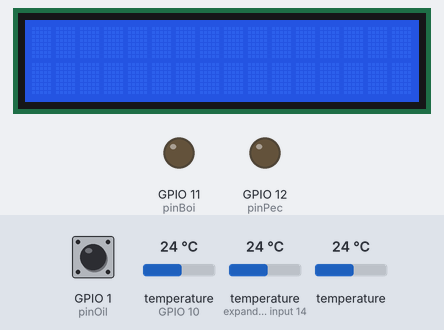
The sketch below on a simulated ESP32-S3. Shown: 16×2 character LCD, output pins drawn as LEDs (lit = HIGH). Inputs (shaded band) come from the test bench; at power-on: GPIO 1 (pinOil) HIGH, temperature (sensors on GPIO 10, expander input 14) 24 °C, temperature 24 °C. WiFi joins after 1.5 s; servers stay silent unless stated; what the sketch prints to the serial monitor is not drawn.

Above: at 2.7 s.
2.8 s: GPIO 1 (pinOil) pulled LOW for 3 s
At 5.5 s:
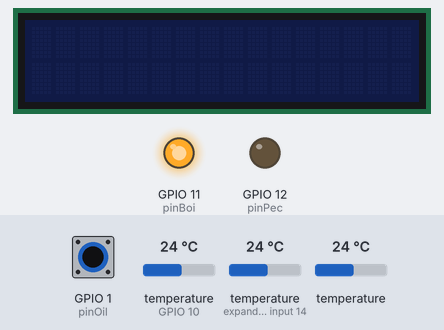
11.4 s: temperature (sensor on GPIO 10) set to 34.3 °C
16.7 s: temperature (sensor on GPIO 10) set to 35.6 °C
At 21.7 s:
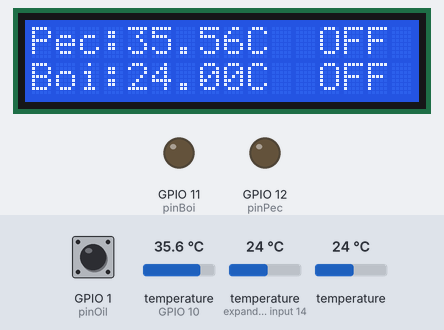
22.6 s: temperature (sensor on GPIO 10) set to 12 °C
At 27.6 s:
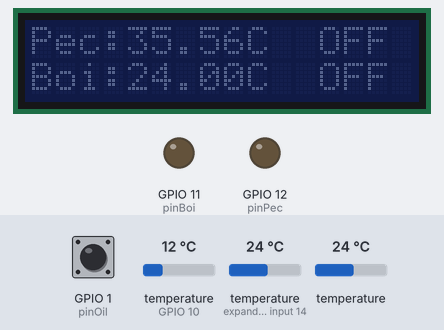
28.2 s: GPIO 1 (pinOil) pulled LOW for 3 s
At 33.6 s:
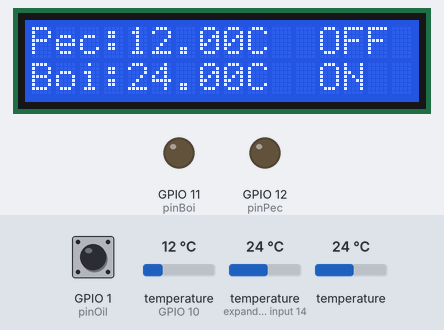
33.8 s: GPIO 1 (pinOil) pulled LOW for 3 s
At 36.6 s:
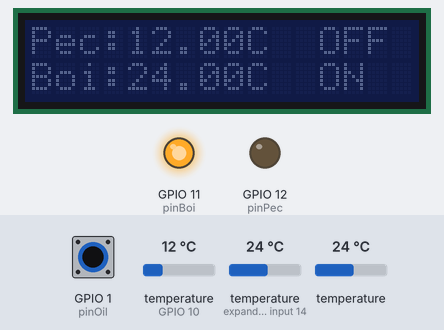
Timing chart, 0 to 40.3 s (numbered marks = the images above; inputs shaded):
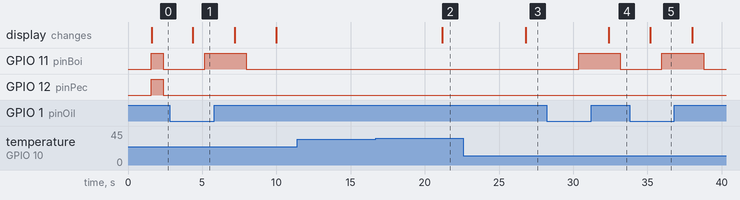

The sketch:

ogrevanje.ino
```cpp
  #include <LiquidCrystal.h>
  #include <DallasTemperature.h>
  #include <LiquidCrystal.h>
  #include <LiquidCrystal_I2C.h>
  #include <Wire.h>
  #include <OneWire.h>
  #include "connWifi.h"

///TODO https://www.arduino.cc/en/Tutorial/WiFiRTC

  #define pinOil 1
  #define pinSensors 10 //pin po katerem komunicirajo senzorji za temparaturo
  #define pinBoi 11
  #define pinPec 12
  #define debugMode true


  LiquidCrystal_I2C lcd(0x27, 16, 2);// lcd display 16*2 pikslov //0x27 je naslov kr so A0 A1 in A2 povezani
  //lcd A4 (SDA), A5 (SCL)
  /*-----( Declare objects )-----*/
  // Setup a oneWire instance to communicate with any OneWire devices
  // (not just Maxim/Dallas temperature ICs)
  OneWire oneWire(pinSensors);

  // Pass address of our oneWire instance to Dallas Temperature.
  DallasTemperature sensors(&oneWire);

  //naslovi da vsakic dobimo prave senzorje
  //https://www.hacktronics.com/Tutorials/arduino-1-wire-address-finder.html
  //rabim se tretjega
  DeviceAddress addrPec = { 0x28, 0xC2, 0x9B, 0x3E, 0x07, 0x00, 0x00, 0x0F }; // pec
  DeviceAddress addrBoi = { 0x28, 0x77, 0x56, 0x3F, 0x07, 0x00, 0x00, 0xA2 }; // bojler
  DeviceAddress addrRet = { 0x28, 0x16, 0xEA, 0x69, 0x0A, 0x00, 0x00, 0xF9 }; // cev povratna topla voda


  void setup() {
	if(debugMode){
		Serial.begin(9600);
    Serial.println("Serial connected");
	}

    ConnectToWiFi();
    sensors.begin();
    lcd.begin();

    lcd.backlight(); //lcd.noBacklight() izklop
    pinMode(pinPec, OUTPUT);
    digitalWrite(pinPec, HIGH);
    pinMode(pinBoi, OUTPUT);
    digitalWrite(pinBoi, HIGH);
    pinMode(pinOil, INPUT_PULLUP);


    // nastavimo resulucijo od 9 do 12 bit (nižnja resolucija hitrejša meritev)
    sensors.setResolution(addrPec, 12);
    sensors.setResolution(addrBoi, 12);

  }

    float tempPec = 0, tempBoi = 0, tempRet = 0; //temparatura v peci in bojlerju
    bool statePec = 0, stateBoi = 0, stateOil = 1; //stanje relejev a crpalke

void loop(){
	sensors.requestTemperatures(); //dobi temparature
	tempPec = getTemp(addrPec);
	tempBoi = getTemp(addrBoi);
  tempRet = getTemp(addrRet);
	stateOil = !digitalRead(pinOil); // stanje olja


	webpage(tempPec, tempBoi, tempRet);

  controlPec(); // logika
  controlBoi();

	if(debugMode)debug(); //just for debug purposes
    displayLCD();
}

//short support functions
float getTemp(DeviceAddress deviceAddress){
	return sensors.getTempC(deviceAddress);
}

void setPec(bool state){
    digitalWrite(pinPec, state);
}

void setBoiler(bool state){
    digitalWrite(pinBoi, state);
}

void displayLCD(){
    //spremenljivka lcd, velikost ekrana 16x2
	if ((tempPec <= 35) && !stateOil){
      lcd.noBacklight();
	  return;
    }
    else lcd.backlight();

    lcd.clear();

    lcd.setCursor(0, 0);// prva vrsta (pec)
    lcd.print("Pec:" + String(tempPec) + "C  " + (statePec==1?"ON":"OFF"));

    lcd.setCursor(0, 1);// druga vrsta (bojler)
    lcd.print("Boi:" + String(tempBoi) + "C  " + (stateBoi==1?"ON":"OFF"));
    }

void controlPec(){
    if (tempPec < 40) statePec = 0;
    if (tempPec >= 45) statePec = 1;
    setPec(statePec);
}
void controlBoi(){
    if (tempPec >= 50 && tempBoi < 70 && tempPec >= tempBoi + 5 || tempPec >= 100 || stateOil && tempBoi < 40){
      stateBoi = 1; //tempRet
    }
    else if((tempPec < 45 || tempBoi >= tempPec) && !stateOil  || tempBoi >= 73){
      stateBoi = 0;
    }
    setBoiler(stateBoi);
	  delay(2000); //wait for temperature wiggle
  }

void debug(){
	if (tempPec == -127.00 || tempBoi == -127.00) // Meritev nepravilna ali ni signala
    {
      Serial.println("Napaka na senzorju za temparaturo!!");
    }
	float tempPec = 0, tempBoi = 0; //temparatura v peci in bojlerju
    bool statePec = 0, stateBoi = 0, stateOil = 1; //stanje relejev a crpalke

	Serial.println("Temparature(Pec Boi): " + String(tempPec) + " " + String(tempBoi));

	Serial.println("Stanja(Pec Boi Oil): " + String(statePec) + " " + String(stateBoi)+ " " + String(stateOil));

}
```

connWifi.h
```cpp
#include "WiFi.h" // ESP32 WiFi include
#include "WiFiConfig.h" // My WiFi configuration.
// https://www.megunolink.com/articles/wireless/how-do-i-connect-to-a-wireless-network-with-the-esp32/

WiFiServer server(80);

void ConnectToWiFi()
{

  WiFi.begin(SSID, WiFiPassword);
  Serial.print("Connecting to "); Serial.println(SSID);

  uint8_t i = 0;
  while (WiFi.status() != WL_CONNECTED)
  {
    Serial.print('.');
    delay(500);

    if ((++i % 16) == 0)
    {
      Serial.println(F(" still trying to connect"));
    }
  }

  Serial.print(F("Connected. My IP address is: "));
  Serial.println(WiFi.localIP());
  server.begin();
}

void webpage(const float tempPec, const float tempBoi, const float tempRet){
  WiFiClient client = server.available();   // Listen for incoming clients
  String header; // header ki ga prejmemo, trenutno neuporabn

  if (client) {                             // If a new client connects,
    //Serial.println("New Client.");          // print a message out in the serial port
    String currentLine = "";                // make a String to hold incoming data from the client
    while (client.connected()) {            // loop while the client's connected
      if (client.available()) {             // if there's bytes to read from the client,
        char c = client.read();             // read a byte, then
        Serial.write(c);                    // print it out the serial monitor
        header += c;
        if (c == '\n') {                    // if the byte is a newline character
          // if the current line is blank, you got two newline characters in a row.
          // that's the end of the client HTTP request, so send a response:
          if (currentLine.length() == 0) {
            // HTTP headers always start with a response code (e.g. HTTP/1.1 200 OK)
            // and a content-type so the client knows what's coming, then a blank line:
            client.println("HTTP/1.1 200 OK");
            client.println("Content-type:text/html");
            client.println("Connection: close");
            client.println();

            // Display the HTML web page
            client.println("<!DOCTYPE html><html><head><meta charset='utf-8'><title>Valilnica</title></head>");
            client.println("<body onload='setTimeout(\"location.reload(true);\", 1000);' style='margin: 30px;'>");

            client.println("<h1>Temparatura v peci: " + String(tempPec) + "°C</h1><br>");
            client.println("<h1>Temparatura v bojlerju: " + String(tempBoi) + "°C</h1><br>");
            client.println("<h1>Povratna temparatura: " + String(tempRet) + "°C</h1><br>");

            client.println("</body></html>");

            // The HTTP response ends with another blank line
            client.println();
            // Break out of the while loop
            break;
          } else { // if you got a newline, then clear currentLine
            currentLine = "";
          }
        } else if (c != '\r') {  // if you got anything else but a carriage return character,
          currentLine += c;      // add it to the end of the currentLine
        }
      }
    }
    // Clear the header variable
    header = "";
    // Close the connection
    client.stop();
    Serial.println("Client disconnected.");
    Serial.println("");
  }
  }
```

WifiConfig.h
```cpp
const char *SSID = "dd-wrt";
const char *WiFiPassword = "";
```

Measured:
- the behaviour switches between 35 and 35.1 °C on temperature (sensor on GPIO 10) (found by bisection; images 1 and 2)
- after the input at 2.8 s, GPIO 11 (pinBoi): LOW → HIGH after 2.4 s, → LOW 2.8 s later
- after the input at 11.4 s, every drawn part: stays the same
- after the input at 16.7 s, the display: changes after 4.5 s (image 2)
- after the input at 22.6 s, the display: changes after 4.2 s (image 3)
- after the input at 28.2 s, GPIO 11 (pinBoi): LOW → HIGH after 2.2 s, → LOW 2.8 s later; the display: changes after 4.2 s (image 4)
- after the input at 33.8 s, GPIO 11 (pinBoi): LOW → HIGH after 2.2 s, → LOW 2.8 s later
